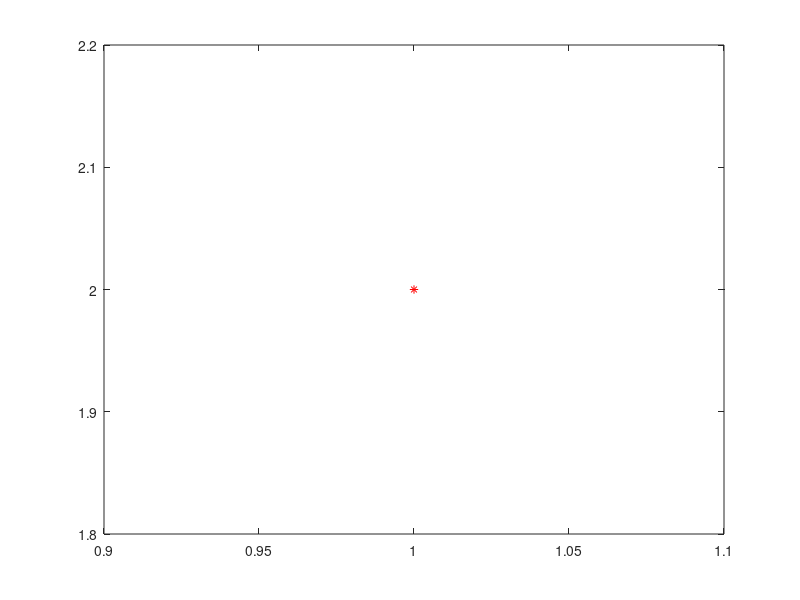

The MATLAB source for this figure:
clear all
close all
h.fig = figure(1)
h.axe1 = axes
axis([0 5 0 5])
h.pacmanX = 1;
h.pacmanY = 2;
h.pacmanColor = 'r';

h.pacman = plot(h.pacmanX,h.pacmanY,'Color',h.pacmanColor,'Marker','*');

 e = 'pacman';
 h.(e)
 